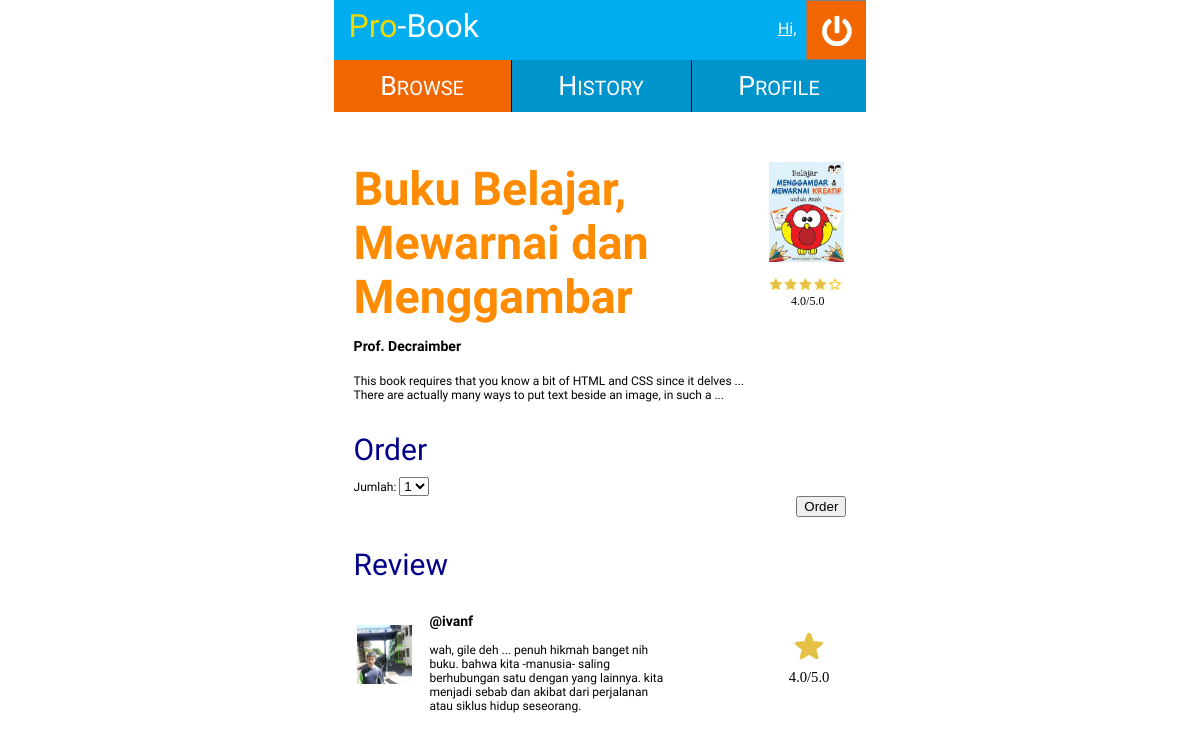
The page /views/pages/BookDetail.php?id-book=1114 on the database its author committed.
### tables this page shows
CREATE TABLE `book` (
  `id-book` int(11) NOT NULL,
  `title` varchar(50) NOT NULL,
  `description` text NOT NULL,
  `author` varchar(50) NOT NULL,
  `price` int(11) NOT NULL,
  `avatar` varchar(255) NOT NULL
);

CREATE TABLE `review` (
  `id-review` int(11) NOT NULL,
  `content` text NOT NULL,
  `id-book` int(11) NOT NULL,
  `username` varchar(50) NOT NULL,
  `rating` int(11) NOT NULL,
  `id-order` int(11) NOT NULL
);

CREATE TABLE `user` (
  `username` varchar(16) NOT NULL,
  `name` varchar(50) NOT NULL,
  `email` varchar(50) NOT NULL,
  `password` varchar(50) NOT NULL,
  `address` varchar(255) NOT NULL,
  `phone-number` varchar(16) NOT NULL,
  `avatar` varchar(255) NOT NULL
);

### Model/Database.php (called while the page is built, shortened)
<?php
class Database
{
  public static function getDB()
  {
    static $db = null;
    if ($db === null) {
      try
      {
        $dsn = 'mysql:host=' . Config::DB_HOST . ';dbname=' . Config::DB_NAME . ';charset=utf8';
        $db = new PDO($dsn, Config::DB_USER, Config::DB_PASSWORD);
      }
      catch(PDOException $ex)
      {
          die("Failed to connect to the database: " . $ex->getMessage());
      }
      $db->setAttribute(PDO::ATTR_ERRMODE, PDO::ERRMODE_EXCEPTION);
    }
    return $db;
  }
  public static function exec($query, $queryParams = NULL)
  {
      $db = self::getDB();
      $statement = $db->prepare($query);
      if (empty($queryParams))  {
        $statement->execute();
      } else  {
        $statement->execute($queryParams);
      }
      if (strpos($query, 'SELECT') !== false || strpos($query, 'select') !== false || strpos($query, 'Select') !== false) {
        return $statement->fetchAll(PDO::FETCH_ASSOC);
      }
      return;
  }
}
?>

### Controller/BookDetailController.php (called while the page is built, shortened)
<?php
if (class_exists('Config'))  {
  require_once(Config::DOCUMENT_ROOT . '/Model/Database.php');
} else  {
  require_once('../Model/Database.php');
}
class BookDetailController  {
  public static function bookdetail()  {
    $query = "
      SELECT
        `id-book`,
        username,
        rating,
        content,
        book.avatar as bookAvatar,
        user.avatar,
        title,
        description,
        author
        FROM
        `book`
        LEFT JOIN
          `review`
          USING
            (`id-book`)
           LEFT JOIN
              `user`
              USING (`username`)
      WHERE
        `id-book` = :idbook;";
    $queryParams = array(
      ':idbook' => $_GET['id-book']
    );
    return Database::exec($query, $queryParams);
  }
}
if ($_POST)  {
  $idorder = BookDetailController::order()[0]['LAST_INSERT_ID()'];
  header('Content-type: text/plain');
  echo $idorder;
} else  {
  $reviews = BookDetailController::bookdetail();
}
?>

### views/pages/BookDetail.php (the view, shortened to what this page needs)
<?php
  include Config::DOCUMENT_ROOT . '/Controller/BookDetailController.php';
?>
<!DOCTYPE html>
<html>
	<head>
		<link rel="stylesheet" href="../../public/css/global.css" type="text/css"/>
		<link rel="stylesheet" href="../../public/css/header.css" type="text/css"/>
    <link rel="stylesheet" href="../../public/css/book-detail.css" type="text/css"/>
	</head>
  <body>
    <div class="frame">
      <?php include Config::DOCUMENT_ROOT . "/views/includes/Header.php";?>
      <div class="container">
        <div class="flex-container">
          <div class="description">
            <h1><?php echo $reviews[0]['title'] ?></h1>
            <h3><?php echo $reviews[0]['author'] ?></h3>
            <div class="desc"><?php echo $reviews[0]['description'] ?></div>
          </div>
          <div class="image-rating">
            <img src="<?php echo '../../public/img/' . $reviews[0]['bookAvatar']?>" alt="foto-buku">
            <br><br><br><br><br><br><br><br>
            <div class="rating">
              <?php
                if($reviews[0]['rating'] < 3) {
                  if($reviews[0]['rating'] >= 2 ) {
                    echo "<img src='../../public/img/star2.jpg' alt='foto-buku' class='star_png'>";
                  } elseif($reviews[0]['rating'] >= 1) {
                    echo "<img src='../../public/img/star1.jpg' alt='foto-buku'class='star_png'>";
                  } else{
                    echo "<img src='../../public/img/star0.jpg' alt='foto-buku'class='star_png'>";
                  }
                } else {
                  if($reviews[0]['rating'] < 4) {
                    echo "<img src='../../public/img/star3.jpg' alt='foto-buku' class='star_png'>";
                  } elseif ($reviews[0]['rating'] < 5) {
                    echo "<img src='../../public/img/star4.jpg' alt='foto-buku' class='star_png'>";
                  } else {
                    echo "<img src='../../public/img/star5.jpg' alt='foto-buku' class='star_png'>";
                  }
                }
                echo "<div class='rate'>".number_format((float)$reviews[0]['rating'],1,'.','')."/5.0</div>";
              ?>
            </div>
          </div>
        </div>
        <form action="<?php echo Config::APP_URL . '/Controller/BookDetailController.php' ?>" method="post">
          <div class="judul-order">Order</div>
          <div class="form-input-attr">
            <label for="quantity">Jumlah:</label>
            <select name="quantity" id="quantity">
              <option value="1">1</option>
            </select>
          </div>
          <div id="order-button">
            <input type="submit" value="Order" name="Order">
          </div>
        </form>
        <div class="review">
          <div class="judul-review">Review</div>
          <table>
            <tr>
              <th style="width: 15%"></th>
              <th style="width: 50%"></th>
              <th style="width: 25%"></th>
            </tr>
            <?php
              foreach ($reviews as $review) {
                echo $view =
                "<tr>
                  <td>
                    <img src=" . '../../public/img/' . $review['avatar'] . " alt='No Review'>
                  </td>
                  <td>
                    <h3>". $review['username']."</h3>
                    ". $review['content']."
                  <td>
                  <td>
                    <img src='../../public/img/star-on1.png' alt='tesdoang' calss = 'imagerev'><br><span class='ratingrev'>". number_format((float)$review['rating'],1,'.','')."/5.0</span>
                  <td>
                </tr>";
              }
            ?>
          </table>
        </div>
      </div>
    </div>
  </body>
</html>

### views/includes/Header.php (shortened to what this page needs)
<div class = "tabcontent">
    <p class = "detail">
        Pro<span class = "book">-Book</span>
    </p>
    <div class = "hi-username">
        Hi, <?php echo $_COOKIE['username'];?>
    </div>
    <a href="<?php echo Config::APP_URL . '/Controller/LogoutController.php' ?>">
        <div class="logout">
            <img class="logout-button" src="../../public/img/logout-button.png">
        </div>
    </a>
</div>
<div class="navbar">
    <a href="Search.php" <?php if ($_SESSION['page']==='Search') {echo "class='active'";}?> >
        B<span class="navname">ROWSE</span>
    <a id="history" href="History.php" <?php if ($_SESSION['page']==='History') {echo "class='active'";}?> >
        H<span class="navname">ISTORY</span>
    </a>
    <a href="Profile.php" <?php if ($_SESSION['page']==='Profile') {echo "class='active'";}?>>
        P<span class="navname">ROFILE</span>
    </a>
</div>

### public/css/global.css (style rules this page uses)
* { box-sizing: border-box; }
body { font-family: 'Varela Round', 'Open Sans'; font-size: 12px; letter-spacing: 0px; }
h1 { color: #FF8C00; font-size: 35pt; margin: 0; }
.frame { width: 45%; margin: auto; position: relative; }
.container { padding: 20px; padding-top: 50px; }

### public/css/header.css (style rules this page uses)
.tabcontent { background-color: rgb(0,174,239); height: 60px; position: relative; color: white; }
.logout { right: 0px; top:0px; background: rgb(242, 102,0); color: white; border: 1px solid grey; cursor: pointer; position: absolute; height: 60px; width: 60px; }
.logout-button { height: 40px; width: 40px; margin: 10px; }
.hi-username { position: absolute; right:70px; top: 32%; font-size: 12pt; text-decoration: underline; }
.navbar { background-color:rgb(0,148,204); overflow: auto; display: flex; font-size: 20pt; }
.navname { font-size: 15pt; }
.navbar a { color: white; float: left; padding: 10px; text-decoration: none; text-align: center; flex-grow: 1; }
#history { border-left: solid black 1pt; border-right: solid black 1pt; }
.navbar a.active { background-color: rgb(242, 102,0); }
body { margin-top: 0px; }
p { position: absolute; margin: 7px; margin-left: 15px; }
p.detail { color: rgb(242,216,0); font-size: 24pt; }
span.book { color: white; font-size: 24pt; }

### public/css/book-detail.css (style rules this page uses)
img { width: 80%; }
.rate { font-family: calibri; margin-right:20px; }
.image-rating > img { width: 100px; object-fit: contain; display: block; height: 100px; position: absolute; right: 50px; margin-right: -40px; }
.ratingrev { margin-right:10px; font-family:calibri; font-size:11pt; }
.flex-container { display: flex; }
form { text-align: left; margin-top: 30px; margin-bottom: 30px; }
#order-button { text-align: right; }
.judul-order, .judul-review { font-size: 30px; color:darkblue; margin-bottom: 10px; }
.description { text-align: left; }
.image-rating { text-align: right; }
td { text-align: left; }
.desc { margin: 0; margin-top: 20px; }
.rating { margin-right: 2px; }
.star_png { width: 75px; object-fit: contain; display: block; height: 20px; }

### rows shown on the page
book: title "Buku Belajar, Mewarnai dan Menggambar", author "Prof. Decraimber", description "This book requires that you know a bit of HTML and CSS since it delves ... There are actually many ways to put text beside an image, in such a ...", avatar (picture), review.rating "4.0", user.avatar (picture), review.username "@ivanf", review.content "wah, gile deh ... penuh hikmah banget nih buku. bahwa kita -manusia- saling berhubungan satu dengan yang lainnya. kita menjadi sebab dan akibat dari perjalanan atau siklus hidup seseorang."
